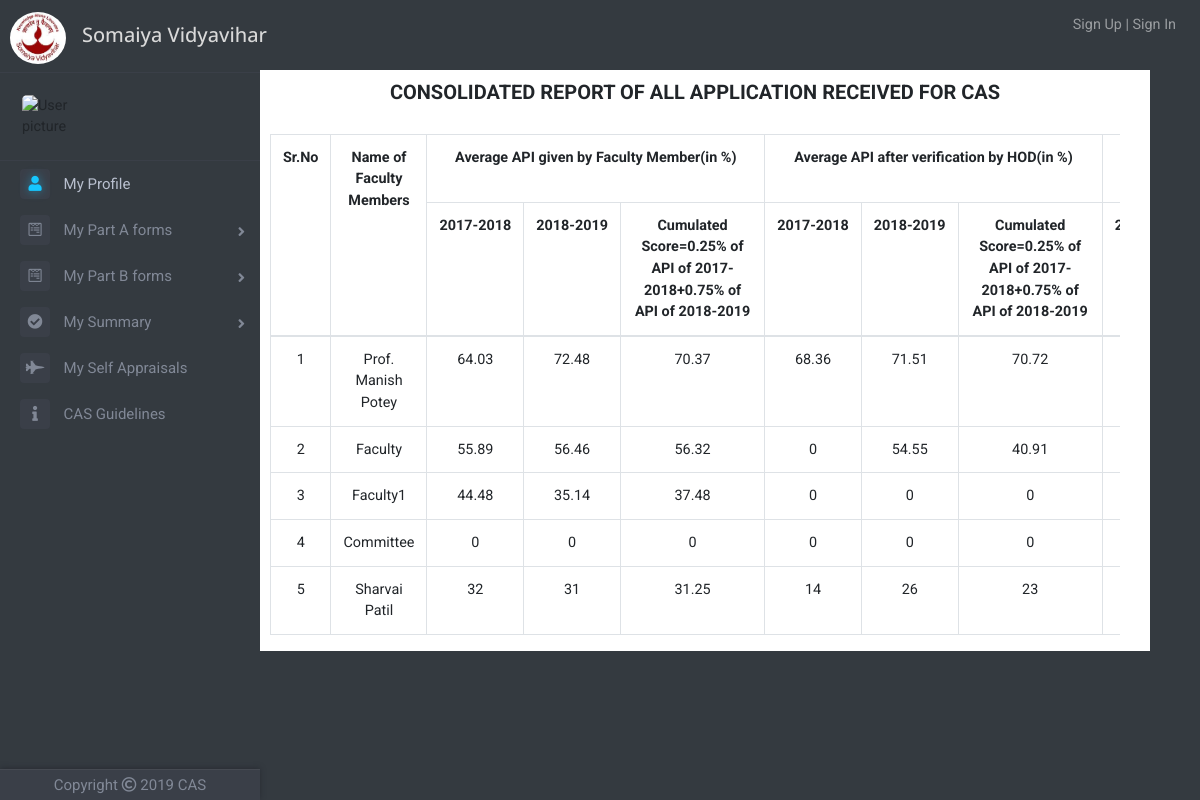
Page /finalsummary.php on the earlier database version.
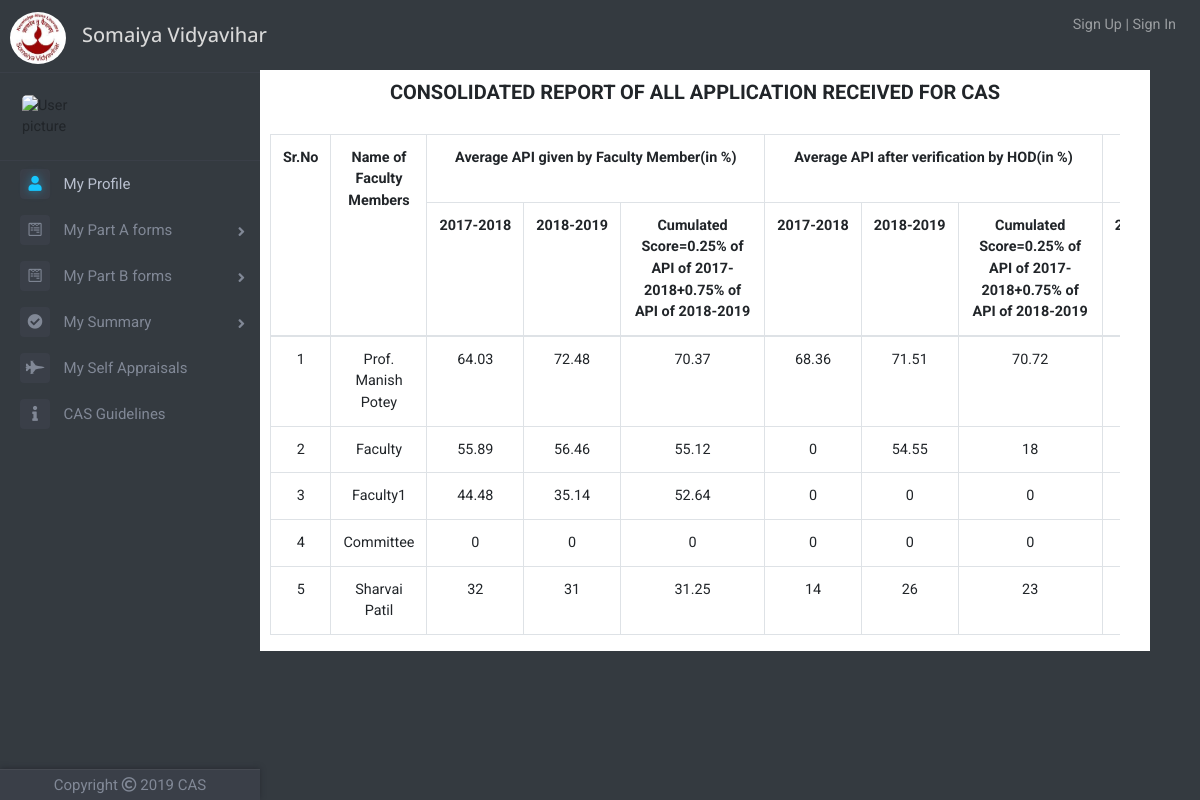
Same page on the later database version.
### tables this page shows
CREATE TABLE `summary_table` (
  `id` int(11) NOT NULL,
  `year` int(11) NOT NULL,
  `facultyId` int(11) NOT NULL,
  `selfA` float NOT NULL,
  `selfB` float NOT NULL,
  `self_avgpi` float NOT NULL,
  `hodA` float NOT NULL,
  `hodB` float NOT NULL,
  `hod_avgpi` float NOT NULL,
  `committeeA` float NOT NULL,
  `committeeB` float NOT NULL,
  `committee_avgpi` float NOT NULL,
  `hodremarksA` varchar(200) NOT NULL,
  `hodremarksBcat1` varchar(200) NOT NULL,
  `hodremarksBcat2` varchar(200) NOT NULL,
  `hodremarksBcat3` varchar(200) NOT NULL,
  `hodremarksBcat4` varchar(200) NOT NULL,
  `hodremarksavgpi` varchar(200) NOT NULL,
  `hodremarkscum` varchar(200) NOT NULL,
  `committeeremarksA` varchar(200) NOT NULL,
  `committeeremarksBcat1` varchar(200) NOT NULL,
  `committeeremarksBcat2` varchar(200) NOT NULL,
  `committeeremarksBcat3` varchar(200) NOT NULL,
  `committeeremarksBcat4` varchar(200) NOT NULL,
  `committeeremarksavgpi` varchar(200) NOT NULL,
  `committeeremarkscum` varchar(200) NOT NULL,
  `final_recomm` varchar(200) NOT NULL
);

CREATE TABLE `faculty_table` (
  `id` int(11) NOT NULL,
  `faculty_name` varchar(100) NOT NULL,
  `email` varchar(50) NOT NULL,
  `password` varchar(256) NOT NULL,
  `date_of_joining` date NOT NULL,
  `department` varchar(50) NOT NULL,
  `profilePicLocation` varchar(100) NOT NULL DEFAULT 'defaults/default_userprofile_pic.png',
  `faculty` int(11) NOT NULL,
  `hod` int(11) NOT NULL,
  `committee` int(11) NOT NULL,
  `principal` int(11) NOT NULL,
  `admin` int(11) NOT NULL
);

### finalsummary.php (the view, shortened to what this page needs)
<?php
include 'dbh.php';
include 'top.php';
include 'left-nav.php';
?>
<div class="container">
    <div class="row justify-content-center">
    	<div class="col offset-md-2 parta" id="summary-container">
	    	<header>
	    		<h2 class="heading"><b>CONSOLIDATED REPORT OF ALL APPLICATION RECEIVED FOR CAS</b></h2><br>
	    	</header>
    	<div class="container">
			<div class="row clearfix">
				<div class="col-md-12 column">
					<div class="admin-table">
					<table class="table table-bordered table-hover" id="tab-summary">
						<tr>
							<th class="text-center" rowspan="2">Sr.No</th>
							<th class="text-center" rowspan="2">Name of Faculty Members</th>
							<th class="text-center" colspan="3">Average API given by Faculty Member(in %)</th>
							<th class="text-center" colspan="3">Average API after verification by HOD(in %)</th>
							<th class="text-center" colspan="3">Final Score by Screening Cum Evaluation/Selection Committee</th>
						</tr>
						<tr>
							<th><?php echo $previousyear-1; ?>-<?php echo $previousyear; ?></th>
							<th><?php echo $previousyear; ?>-<?php echo $currentyear; ?></th>
							<th>Cumulated Score=0.25% of API of <?php echo $previousyear-1; ?>-<?php echo $previousyear; ?>+0.75% of API of <?php echo $previousyear; ?>-<?php echo $currentyear; ?></th>
							<th><?php echo $previousyear-1; ?>-<?php echo $previousyear; ?></th>
							<th><?php echo $previousyear; ?>-<?php echo $currentyear; ?></th>
							<th>Cumulated Score=0.25% of API of <?php echo $previousyear-1; ?>-<?php echo $previousyear; ?>+0.75% of API of <?php echo $previousyear; ?>-<?php echo $currentyear; ?></th>
							<th><?php echo $previousyear-1; ?>-<?php echo $previousyear; ?></th>
						</tr>
						<tbody>
							<?php
							$sql="SELECT facultyId, selfA, selfB, self_avgpi, hodA, hodB, hod_avgpi, committeeA, committeeB, committee_avgpi, final_recomm FROM summary_table WHERE year='$currentyear'";
							$result=mysqli_query($conn, $sql);
							if(mysqli_num_rows($result)>0)
							{
								$counter=1;
								while($row=mysqli_fetch_assoc($result))
								{
									$facultyId=mysqli_real_escape_string($conn, $row['facultyId']);
									$sqln="SELECT faculty_name FROM faculty_table WHERE id='$facultyId'";
									$resultn=mysqli_query($conn, $sqln);
									$rown=mysqli_fetch_assoc($resultn);
									$faculty_name=$rown['faculty_name'];
									?>
									<tr>
										<td><?php echo $counter; ?></td>
										<td><?php echo $faculty_name; ?></td>
										<td><?php echo $row['selfA']; ?></td>
										<td><?php echo $row['selfB']; ?></td>
										<td><?php echo $row['self_avgpi']; ?></td>
										<td><?php echo $row['hodA']; ?></td>
										<td><?php echo $row['hodB']; ?></td>
										<td><?php echo $row['hod_avgpi']; ?></td>
										<td><?php echo $row['committeeA']; ?></td>
									</tr>
									<?php
									$counter+=1;
								}
							}
							else
							{
								?>
								<td colspan="12"><p class="text-center">No results</p></td>
								<?php
							}
							?>
						</tbody>
					</table>
					</div>
				</div>
			</div>
		</div>
	    </div>
	</div>
</div>

Differences in the rows shown:
changed summary_table "Faculty": self_avgpi "56.32" → "55.12"; hod_avgpi "40.91" → "18"
changed summary_table "Faculty1": self_avgpi "37.48" → "52.64"
